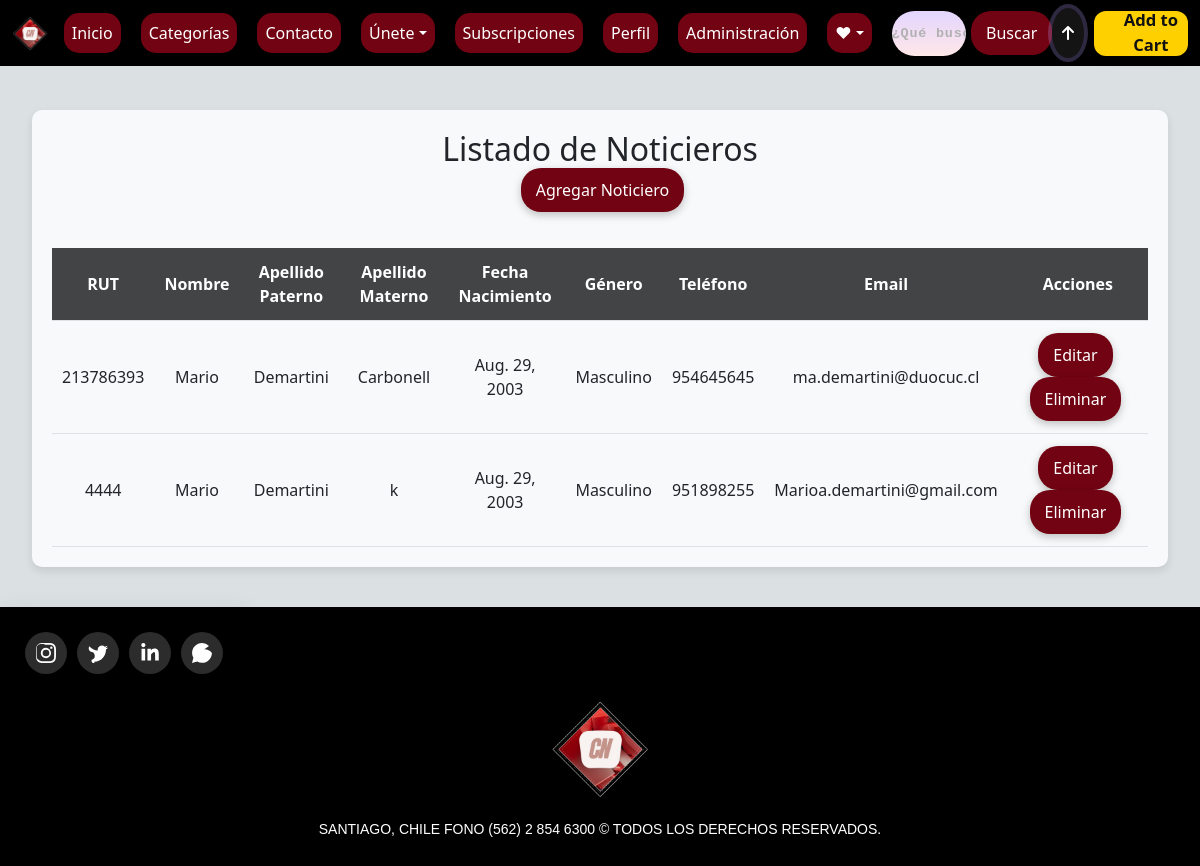
The app's page /noticiero_list/ (signed in), older data.
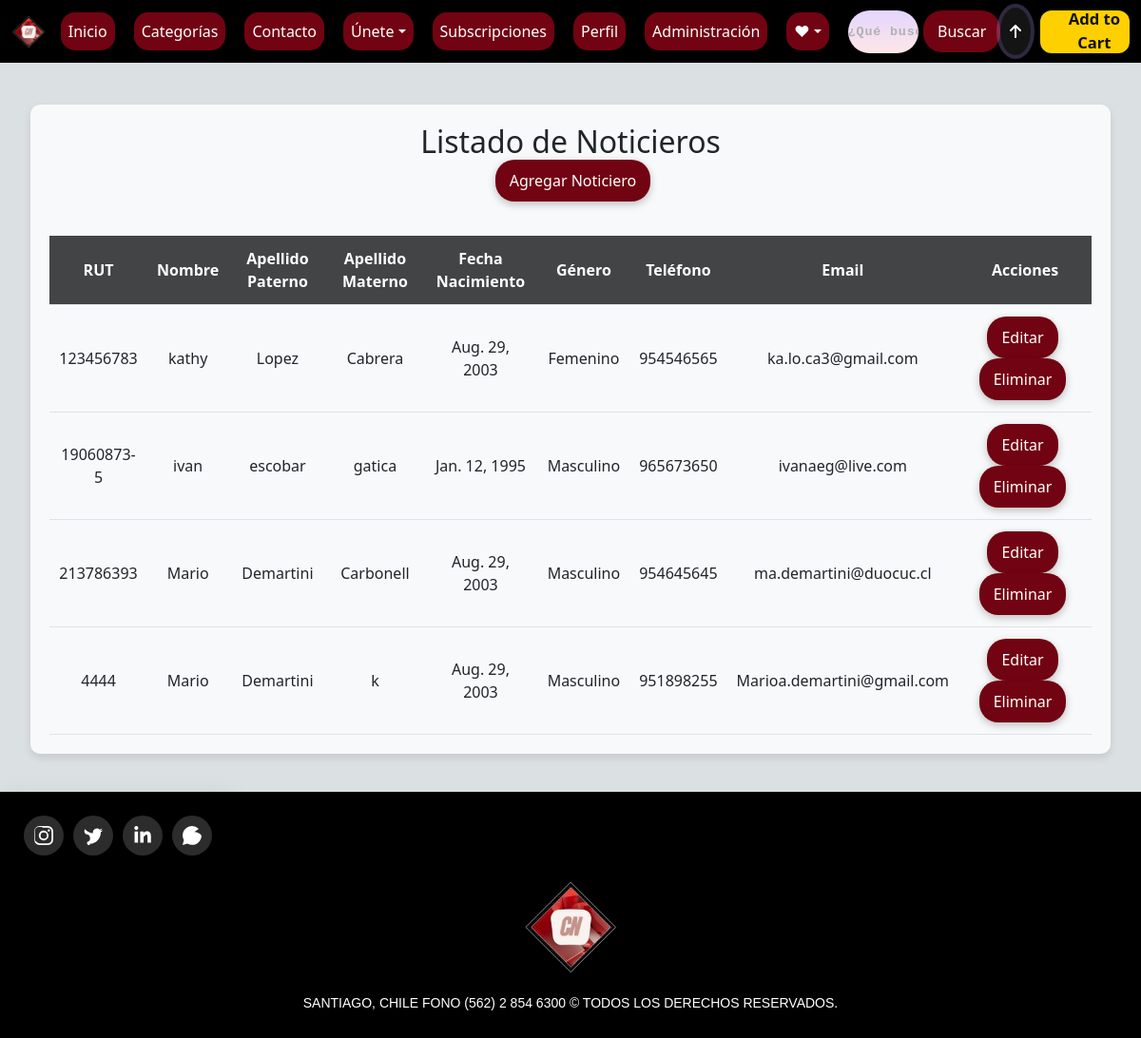
The same page, newer data.
### noticiero/models.py (models this page shows, shortened)
class Noticiero(models.Model):
    rut = models.CharField(primary_key=True, max_length=10)
    nombre = models.CharField(max_length=20)
    apellido_paterno = models.CharField(max_length=20)
    apellido_materno = models.CharField(max_length=20)
    fecha_nacimiento = models.DateField(blank=False, null=False)
    id_genero = models.ForeignKey(Genero, on_delete=models.CASCADE, db_column='idGenero')
    telefono = models.CharField(max_length=45)
    email = models.EmailField(unique=True, max_length=100, blank=True, null=True)
    direccion = models.CharField(max_length=50, blank=True, null=True)
    activo = models.IntegerField()
    class Meta:
        ordering = ['rut']

class Genero(models.Model):
    id_genero = models.AutoField(db_column='idGenero', primary_key=True)
    genero = models.CharField(max_length=20, blank=False, null=False)

### noticiero/views.py (the view)
# urls.py: path('noticiero_list/', views.noticiero_list, name='noticiero_list'),
@staff_member_required
def noticiero_list(request):
    noticieros = Noticiero.objects.all()
    return render(request, 'noticiero/VistaAdmin/Crud/noticiero_list.html', {'noticieros': noticieros})

### noticiero/templates/noticiero/VistaAdmin/Crud/noticiero_list.html (shortened to what this page needs)
{% extends 'noticiero/base.html' %}
{% block content %}
<div class="container mt-4">
    <div class="cardCrud-1">
        <h2 class="card-title">Listado de Noticieros</h2>
        <a href="{% url 'noticiero_add' %}" class="custom-btn btn search-button mb-3">Agregar Noticiero</a>
        <div class="table-responsive">
            <table class="crud-table">
                <thead>
                    <tr>
                        <th>RUT</th>
                        <th>Nombre</th>
                        <th>Apellido Paterno</th>
                        <th>Apellido Materno</th>
                        <th>Fecha Nacimiento</th>
                        <th>Género</th>
                        <th>Teléfono</th>
                        <th>Email</th>
                        <th>Acciones</th>
                    </tr>
                </thead>
                <tbody>
                    {% for noticiero in noticieros %}
                    <tr>
                        <td>{{ noticiero.rut }}</td>
                        <td>{{ noticiero.nombre }}</td>
                        <td>{{ noticiero.apellido_paterno }}</td>
                        <td>{{ noticiero.apellido_materno }}</td>
                        <td>{{ noticiero.fecha_nacimiento }}</td>
                        <td>{{ noticiero.id_genero.genero }}</td>
                        <td>{{ noticiero.telefono }}</td>
                        <td>{{ noticiero.email }}</td>
                        <td>
                            <a href="{% url 'noticiero_edit' noticiero.rut %}" class="custom-btn btn search-button">Editar</a>
                            <a href="{% url 'noticiero_delete' noticiero.rut %}" class="custom-btn btn search-button">Eliminar</a>
                        </td>
                    </tr>
                    {% empty %}
                    <tr>
                        <td colspan="9">No hay noticieros disponibles.</td>
                    </tr>
                    {% endfor %}
                </tbody>
            </table>
        </div>
    </div>
</div>
{% endblock %}

Row changes from the older to the newer data that the page shows:
added Noticiero: rut "123456783", nombre "kathy", apellido_paterno "Lopez", apellido_materno "Cabrera", fecha_nacimiento "Aug. 29, 2003", id_genero.genero "Femenino", telefono "954546565", email "ka.lo.ca3@gmail.com"
added Noticiero: rut "19060873-5", nombre "ivan", apellido_paterno "escobar", apellido_materno "gatica", fecha_nacimiento "Jan. 12, 1995", id_genero.genero "Masculino", telefono "965673650", email "ivanaeg@live.com"
